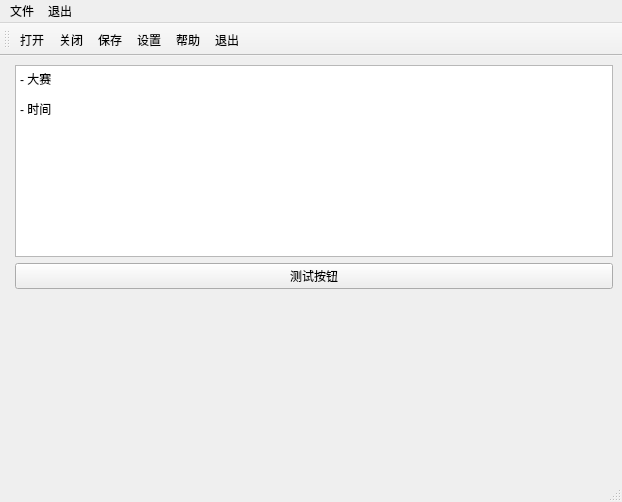
<?xml version="1.0" encoding="UTF-8"?>
<ui version="4.0">
 <class>MainWindow</class>
 <widget class="QMainWindow" name="MainWindow">
  <property name="windowModality">
   <enum>Qt::NonModal</enum>
  </property>
  <property name="geometry">
   <rect>
    <x>0</x>
    <y>0</y>
    <width>622</width>
    <height>502</height>
   </rect>
  </property>
  <property name="sizePolicy">
   <sizepolicy hsizetype="Preferred" vsizetype="Preferred">
    <horstretch>0</horstretch>
    <verstretch>0</verstretch>
   </sizepolicy>
  </property>
  <property name="minimumSize">
   <size>
    <width>530</width>
    <height>430</height>
   </size>
  </property>
  <property name="maximumSize">
   <size>
    <width>1080</width>
    <height>720</height>
   </size>
  </property>
  <property name="windowTitle">
   <string>Qt-demo</string>
  </property>
  <property name="windowIcon">
   <iconset>
    <normaloff>C:/Users/sltlala/.designer/image/icon/照片.png</normaloff>C:/Users/sltlala/.designer/image/icon/照片.png</iconset>
  </property>
  <widget class="QWidget" name="centralwidget">
   <property name="styleSheet">
    <string notr="true"/>
   </property>
   <layout class="QFormLayout" name="_2">
    <item row="2" column="1">
     <widget class="QPushButton" name="pushButton">
      <property name="text">
       <string>测试按钮</string>
      </property>
     </widget>
    </item>
    <item row="0" column="1">
     <widget class="QTextEdit" name="textEdit">
      <property name="enabled">
       <bool>true</bool>
      </property>
      <property name="sizePolicy">
       <sizepolicy hsizetype="Preferred" vsizetype="Preferred">
        <horstretch>0</horstretch>
        <verstretch>0</verstretch>
       </sizepolicy>
      </property>
      <property name="contextMenuPolicy">
       <enum>Qt::DefaultContextMenu</enum>
      </property>
      <property name="html">
       <string>&lt;!DOCTYPE HTML PUBLIC &quot;-//W3C//DTD HTML 4.0//EN&quot; &quot;http://www.w3.org/TR/REC-html40/strict.dtd&quot;&gt;
&lt;html&gt;&lt;head&gt;&lt;meta name=&quot;qrichtext&quot; content=&quot;1&quot; /&gt;&lt;style type=&quot;text/css&quot;&gt;
p, li { white-space: pre-wrap; }
&lt;/style&gt;&lt;/head&gt;&lt;body style=&quot; font-family:'SimSun'; font-size:9pt; font-weight:400; font-style:normal;&quot;&gt;
&lt;p style=&quot; margin-top:12px; margin-bottom:12px; margin-left:0px; margin-right:0px; -qt-block-indent:0; text-indent:0px;&quot;&gt;- 大赛&lt;/p&gt;
&lt;p style=&quot; margin-top:12px; margin-bottom:12px; margin-left:0px; margin-right:0px; -qt-block-indent:0; text-indent:0px;&quot;&gt;- 时间&lt;/p&gt;
&lt;p style=&quot;-qt-paragraph-type:empty; margin-top:0px; margin-bottom:0px; margin-left:0px; margin-right:0px; -qt-block-indent:0; text-indent:0px;&quot;&gt;&lt;br /&gt;&lt;/p&gt;&lt;/body&gt;&lt;/html&gt;</string>
      </property>
     </widget>
    </item>
   </layout>
  </widget>
  <widget class="QMenuBar" name="menubar">
   <property name="enabled">
    <bool>true</bool>
   </property>
   <property name="geometry">
    <rect>
     <x>0</x>
     <y>0</y>
     <width>622</width>
     <height>26</height>
    </rect>
   </property>
   <widget class="QMenu" name="menu">
    <property name="title">
     <string>文件</string>
    </property>
    <addaction name="actionOpen"/>
    <addaction name="actionSave"/>
    <addaction name="actionClose"/>
   </widget>
   <widget class="QMenu" name="menuQuit">
    <property name="title">
     <string>退出</string>
    </property>
    <addaction name="actionQuit"/>
   </widget>
   <addaction name="menu"/>
   <addaction name="menuQuit"/>
  </widget>
  <widget class="QStatusBar" name="statusbar"/>
  <widget class="QToolBar" name="toolBar">
   <property name="sizePolicy">
    <sizepolicy hsizetype="Preferred" vsizetype="Fixed">
     <horstretch>0</horstretch>
     <verstretch>0</verstretch>
    </sizepolicy>
   </property>
   <property name="windowTitle">
    <string>toolBar</string>
   </property>
   <property name="iconSize">
    <size>
     <width>24</width>
     <height>24</height>
    </size>
   </property>
   <attribute name="toolBarArea">
    <enum>TopToolBarArea</enum>
   </attribute>
   <attribute name="toolBarBreak">
    <bool>false</bool>
   </attribute>
   <addaction name="actionOpen"/>
   <addaction name="actionClose"/>
   <addaction name="actionSave"/>
   <addaction name="actionSetup"/>
   <addaction name="actionHelp"/>
   <addaction name="actionQuit"/>
  </widget>
  <action name="actionOpen">
   <property name="icon">
    <iconset>
     <normaloff>C:/Users/sltlala/.designer/image/icon/文件夹-开.png</normaloff>C:/Users/sltlala/.designer/image/icon/文件夹-开.png</iconset>
   </property>
   <property name="text">
    <string>打开</string>
   </property>
  </action>
  <action name="actionSave">
   <property name="icon">
    <iconset>
     <normaloff>C:/Users/sltlala/.designer/image/icon/保存.png</normaloff>C:/Users/sltlala/.designer/image/icon/保存.png</iconset>
   </property>
   <property name="text">
    <string>保存</string>
   </property>
  </action>
  <action name="actionClose">
   <property name="icon">
    <iconset>
     <normaloff>C:/Users/sltlala/.designer/image/icon/关闭（1）.png</normaloff>C:/Users/sltlala/.designer/image/icon/关闭（1）.png</iconset>
   </property>
   <property name="text">
    <string>关闭</string>
   </property>
  </action>
  <action name="actionQuit">
   <property name="icon">
    <iconset>
     <normaloff>C:/Users/sltlala/.designer/image/icon/退出.png</normaloff>C:/Users/sltlala/.designer/image/icon/退出.png</iconset>
   </property>
   <property name="text">
    <string>退出</string>
   </property>
   <property name="toolTip">
    <string>退出</string>
   </property>
  </action>
  <action name="actionSetup">
   <property name="checkable">
    <bool>false</bool>
   </property>
   <property name="enabled">
    <bool>true</bool>
   </property>
   <property name="icon">
    <iconset>
     <normaloff>C:/Users/sltlala/.designer/image/icon/设置.png</normaloff>C:/Users/sltlala/.designer/image/icon/设置.png</iconset>
   </property>
   <property name="text">
    <string>设置</string>
   </property>
   <property name="toolTip">
    <string>设置</string>
   </property>
  </action>
  <action name="actionHelp">
   <property name="icon">
    <iconset>
     <normaloff>C:/Users/sltlala/.designer/image/icon/帮助.png</normaloff>C:/Users/sltlala/.designer/image/icon/帮助.png</iconset>
   </property>
   <property name="text">
    <string>帮助</string>
   </property>
   <property name="toolTip">
    <string>帮助</string>
   </property>
  </action>
 </widget>
 <resources>
  <include location="../resoure/icon.qrc"/>
  <include location="../resoure/label.qrc"/>
  <include location="../resoure/background.qrc"/>
 </resources>
 <connections>
  <connection>
   <sender>actionQuit</sender>
   <signal>triggered()</signal>
   <receiver>MainWindow</receiver>
   <slot>close()</slot>
   <hints>
    <hint type="sourcelabel">
     <x>-1</x>
     <y>-1</y>
    </hint>
    <hint type="destinationlabel">
     <x>399</x>
     <y>299</y>
    </hint>
   </hints>
  </connection>
 </connections>
</ui>
